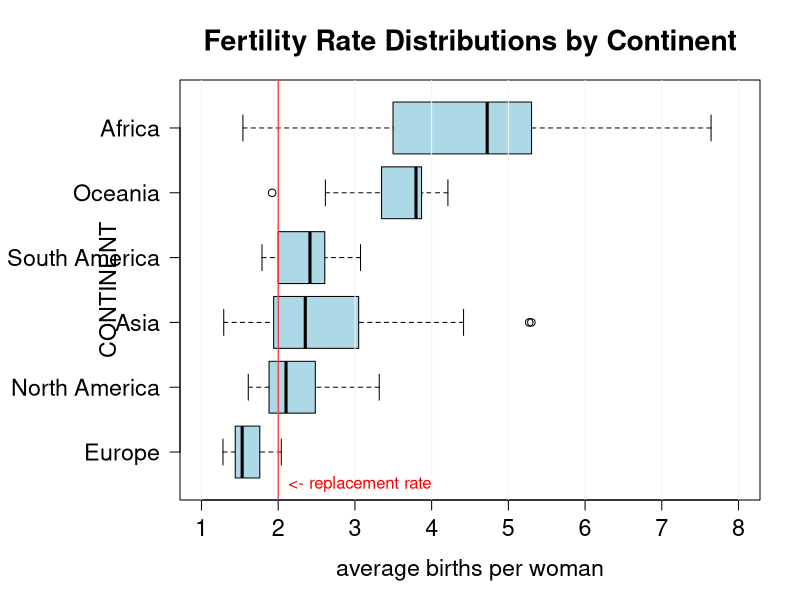

Source code (R):
## ----boxplot, fig.width = 7, fig.height = 4.5----
# Box plots
par(mar = c(5,9,4,2))
data <- read.csv("countries2012.csv")
data$CONTINENT <- reorder(data$CONTINENT, data$TFR, median)
boxplot(TFR ~ CONTINENT, data, horizontal = TRUE,
        ylim = c(1,8),
        col = "lightblue",
        main = "Fertility Rate Distributions by Continent",
        xlab = "average births per woman", cex.main = 1.7,
        cex.lab = 1.4, cex.axis = 1.4, las = 1)
abline (v = 1:8, col = "grey95")
abline (v = 2, col = "red")
text (x = 2, y = .5, "<- replacement rate", col = "red",
      pos = 4)
